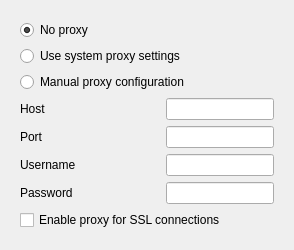
     <widget class="QWidget" name="pageProxy">
      <layout class="QFormLayout" name="pageProxyLayout">
       <property name="fieldGrowthPolicy">
        <enum>QFormLayout::AllNonFixedFieldsGrow</enum>
       </property>
       <property name="labelAlignment">
        <set>Qt::AlignLeading|Qt::AlignLeft|Qt::AlignVCenter</set>
       </property>
       <property name="leftMargin">
        <number>20</number>
       </property>
       <property name="topMargin">
        <number>20</number>
       </property>
       <property name="rightMargin">
        <number>20</number>
       </property>
       <property name="bottomMargin">
        <number>20</number>
       </property>
       <item row="0" column="0" colspan="2">
        <widget class="RadioButton" name="rdProxyNone">
         <property name="text">
          <string>No proxy</string>
         </property>
         <property name="checked">
          <bool>true</bool>
         </property>
        </widget>
       </item>
       <item row="1" column="0" colspan="2">
        <widget class="RadioButton" name="rdProxySystem">
         <property name="text">
          <string>Use system proxy settings</string>
         </property>
        </widget>
       </item>
       <item row="2" column="0" colspan="2">
        <widget class="RadioButton" name="rdProxyManual">
         <property name="text">
          <string>Manual proxy configuration</string>
         </property>
        </widget>
       </item>
       <item row="3" column="0">
        <widget class="QLabel" name="lblProxyHost">
         <property name="minimumSize">
          <size>
           <width>140</width>
           <height>0</height>
          </size>
         </property>
         <property name="text">
          <string>Host</string>
         </property>
         <property name="buddy">
          <cstring>txtProxyHost</cstring>
         </property>
        </widget>
       </item>
       <item row="3" column="1">
        <widget class="QLineEdit" name="txtProxyHost"/>
       </item>
       <item row="4" column="0">
        <widget class="QLabel" name="lblProxyPort">
         <property name="text">
          <string>Port</string>
         </property>
         <property name="buddy">
          <cstring>txtProxyPort</cstring>
         </property>
        </widget>
       </item>
       <item row="4" column="1">
        <widget class="QLineEdit" name="txtProxyPort"/>
       </item>
       <item row="5" column="0">
        <widget class="QLabel" name="lblProxyUsername">
         <property name="text">
          <string>Username</string>
         </property>
         <property name="buddy">
          <cstring>txtProxyUsername</cstring>
         </property>
        </widget>
       </item>
       <item row="5" column="1">
        <widget class="QLineEdit" name="txtProxyUsername"/>
       </item>
       <item row="6" column="0">
        <widget class="QLabel" name="lblProxyPassword">
         <property name="text">
          <string>Password</string>
         </property>
         <property name="buddy">
          <cstring>txtProxyPassword</cstring>
         </property>
        </widget>
       </item>
       <item row="6" column="1">
        <widget class="QLineEdit" name="txtProxyPassword">
         <property name="echoMode">
          <enum>QLineEdit::Password</enum>
         </property>
        </widget>
       </item>
       <item row="7" column="0" colspan="2">
        <widget class="CheckBox" name="chkProxyEnableForSSL">
         <property name="text">
          <string>Enable proxy for SSL connections</string>
         </property>
        </widget>
       </item>
      </layout>
     </widget>
